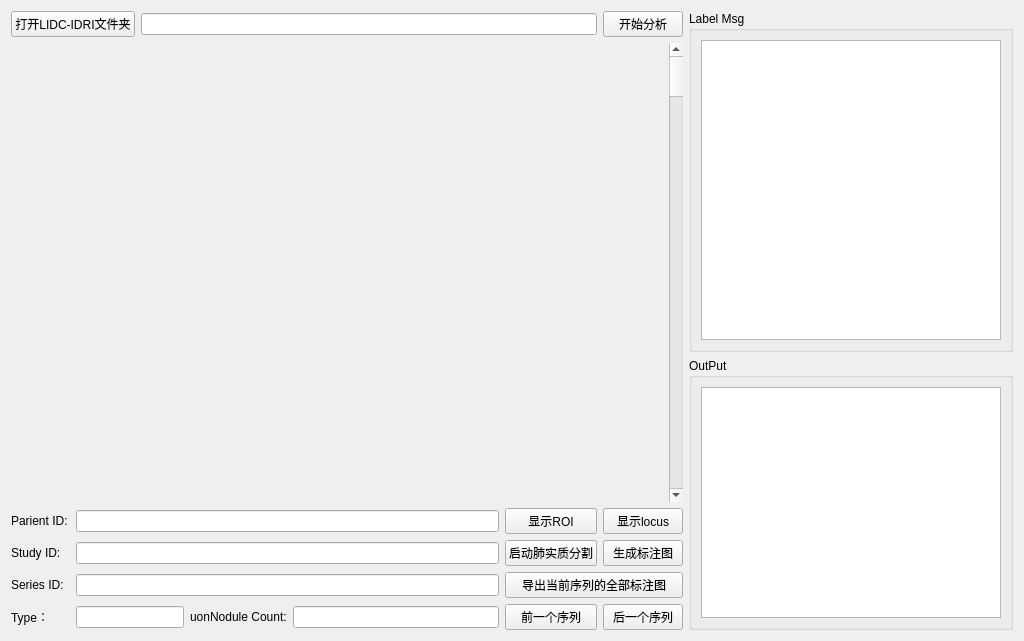
<?xml version="1.0" encoding="UTF-8"?>
<ui version="4.0">
 <class>LidcAnalyzer</class>
 <widget class="QWidget" name="LidcAnalyzer">
  <property name="geometry">
   <rect>
    <x>0</x>
    <y>0</y>
    <width>1024</width>
    <height>641</height>
   </rect>
  </property>
  <property name="windowTitle">
   <string>Lidc Analyzer</string>
  </property>
  <layout class="QGridLayout" name="gridLayout">
   <item row="2" column="8" rowspan="5">
    <widget class="QGroupBox" name="groupBox_2">
     <property name="title">
      <string>OutPut</string>
     </property>
     <layout class="QGridLayout" name="gridLayout_2">
      <item row="2" column="0">
       <widget class="QPlainTextEdit" name="plainTextEdit">
        <property name="minimumSize">
         <size>
          <width>300</width>
          <height>0</height>
         </size>
        </property>
       </widget>
      </item>
     </layout>
    </widget>
   </item>
   <item row="5" column="1" colspan="4">
    <widget class="QLineEdit" name="lineEdit_SeriesID">
     <property name="readOnly">
      <bool>true</bool>
     </property>
    </widget>
   </item>
   <item row="0" column="0" colspan="2">
    <widget class="QPushButton" name="pushButton_OpenLidc">
     <property name="text">
      <string>打开LIDC-IDRI文件夹</string>
     </property>
    </widget>
   </item>
   <item row="6" column="3">
    <widget class="QLabel" name="label_6">
     <property name="text">
      <string>uonNodule Count:</string>
     </property>
    </widget>
   </item>
   <item row="4" column="1" colspan="4">
    <widget class="QLineEdit" name="lineEdit_StudyID">
     <property name="readOnly">
      <bool>true</bool>
     </property>
    </widget>
   </item>
   <item row="3" column="0">
    <widget class="QLabel" name="label_3">
     <property name="text">
      <string>Parient ID:</string>
     </property>
    </widget>
   </item>
   <item row="4" column="0">
    <widget class="QLabel" name="label_4">
     <property name="text">
      <string>Study ID:</string>
     </property>
    </widget>
   </item>
   <item row="6" column="1" colspan="2">
    <widget class="QLineEdit" name="lineEdit_Type">
     <property name="readOnly">
      <bool>true</bool>
     </property>
    </widget>
   </item>
   <item row="5" column="0">
    <widget class="QLabel" name="label_2">
     <property name="text">
      <string>Series ID:</string>
     </property>
    </widget>
   </item>
   <item row="3" column="1" colspan="4">
    <widget class="QLineEdit" name="lineEdit_PatientID">
     <property name="readOnly">
      <bool>true</bool>
     </property>
    </widget>
   </item>
   <item row="6" column="4">
    <widget class="QLineEdit" name="lineEdit_nonNoduleCount">
     <property name="readOnly">
      <bool>true</bool>
     </property>
    </widget>
   </item>
   <item row="0" column="2" colspan="4">
    <widget class="QLineEdit" name="lineEdit_LidcRootDir"/>
   </item>
   <item row="6" column="0">
    <widget class="QLabel" name="label_5">
     <property name="text">
      <string>Type：</string>
     </property>
    </widget>
   </item>
   <item row="3" column="5">
    <widget class="QPushButton" name="pushButton_ShowROI">
     <property name="text">
      <string>显示ROI</string>
     </property>
    </widget>
   </item>
   <item row="4" column="5">
    <widget class="QPushButton" name="pushButton_ShowLung">
     <property name="text">
      <string>启动肺实质分割</string>
     </property>
    </widget>
   </item>
   <item row="1" column="0" rowspan="2" colspan="7">
    <layout class="QGridLayout" name="gridLayout_ForImg"/>
   </item>
   <item row="6" column="5">
    <widget class="QPushButton" name="pushButton_FrontSeries">
     <property name="text">
      <string>前一个序列</string>
     </property>
    </widget>
   </item>
   <item row="1" column="7" rowspan="2">
    <widget class="QScrollBar" name="verticalScrollBar">
     <property name="orientation">
      <enum>Qt::Vertical</enum>
     </property>
    </widget>
   </item>
   <item row="3" column="6" colspan="2">
    <widget class="QPushButton" name="pushButton_ShowLocus">
     <property name="text">
      <string>显示locus</string>
     </property>
    </widget>
   </item>
   <item row="4" column="6" colspan="2">
    <widget class="QPushButton" name="pushButton_ShowLabel">
     <property name="text">
      <string>生成标注图</string>
     </property>
    </widget>
   </item>
   <item row="5" column="5" colspan="3">
    <widget class="QPushButton" name="pushButton_ExportLabels">
     <property name="text">
      <string>导出当前序列的全部标注图</string>
     </property>
    </widget>
   </item>
   <item row="6" column="6" colspan="2">
    <widget class="QPushButton" name="pushButton_BackSeries">
     <property name="text">
      <string>后一个序列</string>
     </property>
    </widget>
   </item>
   <item row="0" column="6" colspan="2">
    <widget class="QPushButton" name="pushButton_StartAnalyze">
     <property name="text">
      <string>开始分析</string>
     </property>
    </widget>
   </item>
   <item row="0" column="8" rowspan="2">
    <widget class="QGroupBox" name="groupBox">
     <property name="maximumSize">
      <size>
       <width>16777215</width>
       <height>16777215</height>
      </size>
     </property>
     <property name="title">
      <string>Label Msg</string>
     </property>
     <layout class="QGridLayout" name="gridLayout_3">
      <item row="0" column="0">
       <widget class="QTableView" name="tableView">
        <property name="minimumSize">
         <size>
          <width>300</width>
          <height>300</height>
         </size>
        </property>
       </widget>
      </item>
     </layout>
    </widget>
   </item>
  </layout>
 </widget>
 <resources/>
 <connections/>
</ui>
